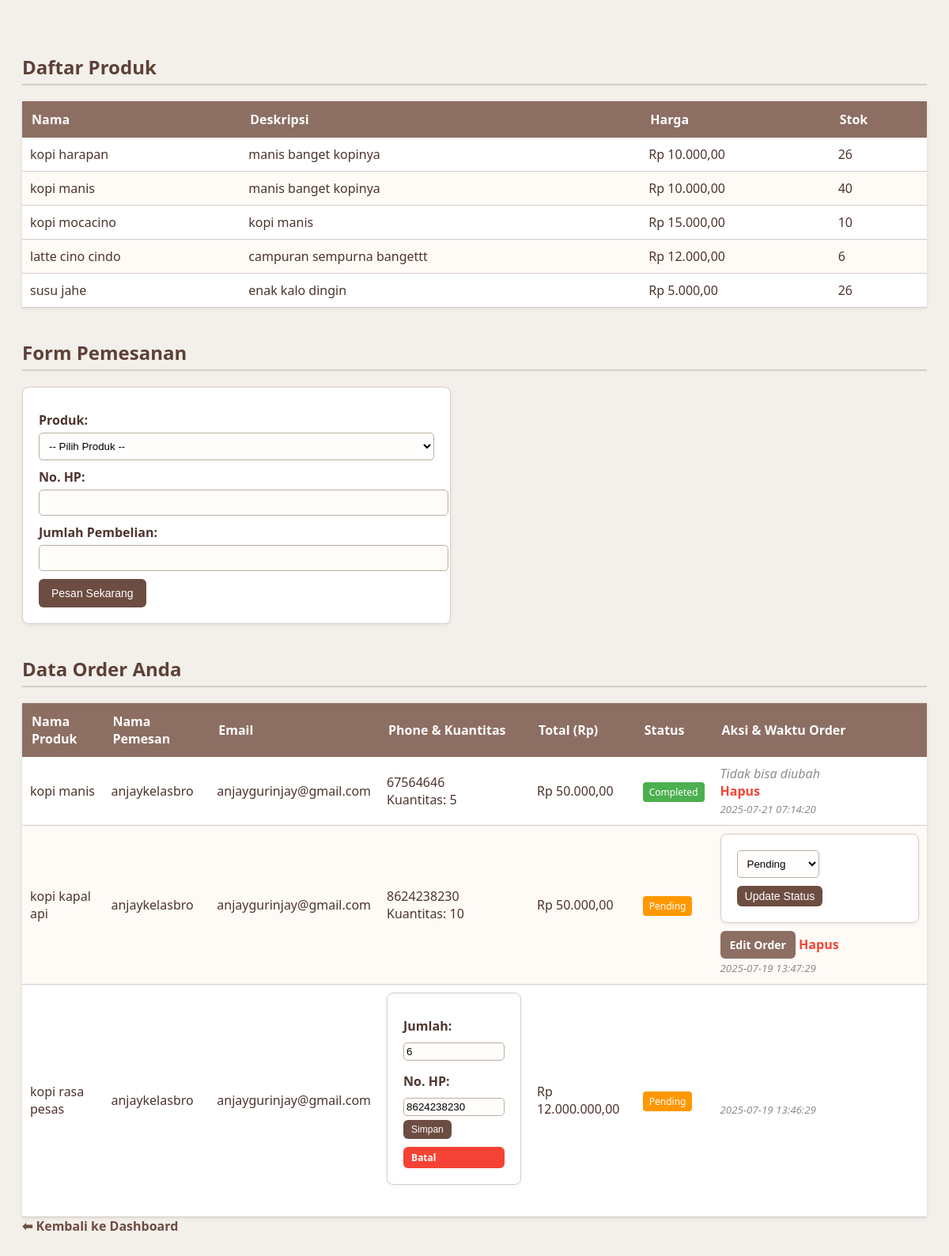
Page /studikasus/views/orders-view.php?edit_id=25 (signed in) on the committed database.
### tables this page shows
CREATE TABLE `products` (
  `id` int NOT NULL,
  `name` varchar(100) NOT NULL,
  `description` text,
  `price` decimal(10,2) NOT NULL,
  `stock` int NOT NULL DEFAULT '0',
  `category` enum('Arabica','Robusta','Liberica','Excelsa','Blend','Decaf','Specialty','Single Origin','House Blend','Mocha','Espresso','Americano','Latte','Cappuccino','Macchiato','Flat White','Affogato','Nitro Coffee','Cold Brew') DEFAULT NULL,
  `image` text,
  `created_at` timestamp NULL DEFAULT CURRENT_TIMESTAMP,
  `updated_at` timestamp NULL DEFAULT CURRENT_TIMESTAMP ON UPDATE CURRENT_TIMESTAMP
);

CREATE TABLE `orders` (
  `id` int NOT NULL,
  `customer_name` varchar(100) NOT NULL,
  `customer_email` varchar(100) DEFAULT NULL,
  `product_id` int NOT NULL,
  `product_name` varchar(255) NOT NULL,
  `customer_phone` varchar(20) DEFAULT NULL,
  `total_amount` decimal(10,2) NOT NULL,
  `quantity` int NOT NULL,
  `status` enum('pending','processing','completed','cancelled') NOT NULL DEFAULT 'pending',
  `created_at` timestamp NULL DEFAULT CURRENT_TIMESTAMP,
  `updated_at` timestamp NULL DEFAULT CURRENT_TIMESTAMP ON UPDATE CURRENT_TIMESTAMP
);

### studikasus/views/orders-view.php (the view, shortened to what this page needs)
<?php
include '../api/koneksi.php';
$username = $_SESSION['username'];
$products = [];
$result = $conn->query("SELECT id, name, description, price, stock FROM products ORDER BY name ASC");
if ($result) {
    while ($row = $result->fetch_assoc()) {
        $products[] = $row;
    }
} else {
    $feedback_message = "Error mengambil produk dari database: " . $conn->error;
    $feedback_type = 'error';
    error_log("Error fetching products: " . $conn->error);
}
$orders = [];
$stmt = $conn->prepare("SELECT id, customer_name, customer_email, customer_phone, total_amount, status, product_name, quantity, created_at FROM orders WHERE customer_name=? ORDER BY created_at DESC");
if ($stmt) {
    $stmt->bind_param("s", $username);
    if ($stmt->execute()) {
        $result = $stmt->get_result();
        if ($result) {
            while ($row = $result->fetch_assoc()) {
                $orders[] = $row;
            }
        } else {
            $feedback_message = "Error mengambil order dari database: " . $conn->error;
            $feedback_type = 'error';
            error_log("Error getting result set for orders: " . $conn->error);
        }
    } else {
        $feedback_message = "Error mengeksekusi statement untuk mengambil order: " . $stmt->error;
        $feedback_type = 'error';
        error_log("Error executing statement for orders: " . $stmt->error);
    }
} else {
    $feedback_message = "Error preparing statement untuk mengambil order: " . $conn->error;
    $feedback_type = 'error';
    error_log("Error preparing statement for orders: " . $conn->error);
}
?>
<!DOCTYPE html>
<html>
<head>
</head>
<body>
<h2>Daftar Produk</h2>
<table>
    <thead>
        <tr>
            <th>Nama</th>
            <th>Deskripsi</th>
            <th>Harga</th>
            <th>Stok</th>
        </tr>
    </thead>
    <tbody>
        <?php if (!empty($products)): ?>
            <?php foreach ($products as $p): ?>
                <tr>
                    <td><?= htmlspecialchars($p['name']) ?></td>
                    <td><?= htmlspecialchars($p['description']) ?></td>
                    <td>Rp <?= number_format($p['price'], 2, ',', '.') ?></td>
                    <td><?= htmlspecialchars($p['stock']) ?></td>
                </tr>
            <?php endforeach; ?>
        <?php else: ?>
            <tr><td colspan="4">Tidak ada produk ditemukan. Pastikan tabel 'products' memiliki data dan kolom 'name' berisi nama produk.</td></tr>
        <?php endif; ?>
    </tbody>
</table>
<h2>Form Pemesanan</h2>
<form method="POST">
    <label>Produk:</label>
    <select name="product_id" required>
        <option value="">-- Pilih Produk --</option>
    </select>
    <label>No. HP:</label>
    <input type="text" name="customer_phone" required>
    <label>Jumlah Pembelian:</label>
    <input type="number" name="quantity" min="1" required>
    <button type="submit" name="place_order">Pesan Sekarang</button>
</form>
<h2>Data Order Anda</h2>
<table>
    <thead>
        <tr>
            <th>Nama Produk</th>
            <th>Nama Pemesan</th>
            <th>Email</th>
            <th>Phone & Kuantitas</th> <th>Total (Rp)</th>
            <th>Status</th>
            <th>Aksi & Waktu Order</th> </tr>
    </thead>
    <tbody>
        <?php if (count($orders) > 0): ?>
            <?php foreach ($orders as $order): ?>
                <tr>
                    <td><?= htmlspecialchars($order['product_name']) ?></td>
                    <td><?= htmlspecialchars($order['customer_name']) ?></td>
                    <td><?= htmlspecialchars($order['customer_email']) ?></td>
                    <td>
                        <?php if (isset($_GET['edit_id']) && $_GET['edit_id'] == $order['id'] && ($order['status'] !== 'completed' && $order['status'] !== 'cancelled')): ?>
                            <form method="POST" class="edit-form-inline">
                                <label for="new_quantity_<?= $order['id'] ?>">Jumlah:</label>
                                <input type="number" id="new_quantity_<?= $order['id'] ?>" name="new_quantity" value="<?= (int)$order['quantity'] ?>" min="1" required>
                                <label for="new_customer_phone_<?= $order['id'] ?>">No. HP:</label>
                                <input type="text" id="new_customer_phone_<?= $order['id'] ?>" name="new_customer_phone" value="<?= htmlspecialchars($order['customer_phone']) ?>" required>
                                <button type="submit" name="edit_order">Simpan</button>
                                <a href="orders-view.php" style="font-size: 12px; margin-top: 5px; background-color: #f44336; color: white; padding: 5px 10px; border-radius: 6px; text-decoration: none; display: inline-block;">Batal</a>
                            </form>
                        <?php else: ?>
                            <?= htmlspecialchars($order['customer_phone']) ?><br>
                            Kuantitas: <?= (int)$order['quantity'] ?>
                        <?php endif; ?>
                    </td>
                    <td>Rp <?= number_format($order['total_amount'], 2, ',', '.') ?></td>
                    <td>
                        <span class="status-badge status-<?= htmlspecialchars($order['status']) ?>">
                            <?= htmlspecialchars(ucfirst($order['status'])) ?>
                        </span>
                    </td>
                    <td>
                        <?php if ($order['status'] === 'completed' || $order['status'] === 'cancelled'): ?>
                            <em>Tidak bisa diubah</em><br>
                            <a href="?delete=<?= $order['id'] ?>" onclick="return confirm('Yakin ingin menghapus order ini? Ini akan mengembalikan stok jika status bukan completed/cancelled.')" style="color: #f44336; margin-top: 5px;">Hapus</a>
                        <?php else: ?>
                            <?php if (isset($_GET['edit_id']) && $_GET['edit_id'] == $order['id']): ?>
                                <?php else: ?>
                                <form method="POST" style="display:inline-block; margin-bottom: 5px;">
                                    <select name="new_status" style="width: auto;">
                                        <option value="pending" <?= $order['status'] == 'pending' ? 'selected' : '' ?>>Pending</option>
                                    </select>
                                    <button type="submit" name="update_status" style="padding: 5px 10px;">Update Status</button>
                                </form>
                                <a href="?edit_id=<?= $order['id'] ?>" class="button" style="margin-top: 5px; padding: 8px 12px;">Edit Order</a>
                                <a href="?delete=<?= $order['id'] ?>" onclick="return confirm('Yakin ingin menghapus order ini? Ini akan mengembalikan stok jika status bukan completed/cancelled.')" style="color: #f44336; margin-top: 5px;">Hapus</a>
                            <?php endif; ?>
                        <?php endif; ?>
                        <br>
                        <small><em><?= htmlspecialchars($order['created_at']) ?></em></small>
                    </td>
                </tr>
            <?php endforeach; ?>
        <?php else: ?>
            <tr><td colspan="7">Belum ada order.</td></tr>
        <?php endif; ?>
    </tbody>
</table>
<a href="../index.php">⬅ Kembali ke Dashboard</a>
</body>
</html>

### studikasus/views/orders-view.php (style rules this page uses)
body { font-family: 'Segoe UI', sans-serif; background-color: #f3efea; color: #4e342e; padding: 20px; }
h2 { color: #5d4037; border-bottom: 2px solid #d7ccc8; padding-bottom: 5px; margin-top: 40px; }
a { color: #6d4c41; text-decoration: none; font-weight: bold; }
table { border-collapse: collapse; width: 100%; margin-top: 15px; background-color: #fff; box-shadow: 0 1px 4px rgba(0,0,0,0.1); }
th { background-color: #8d6e63; color: white; padding: 12px; text-align: left; }
td { padding: 10px; border-bottom: 1px solid #d7ccc8; }
tr:nth-child(even) { background-color: #fefaf6; }
form { background-color: #fff; border: 1px solid #d7ccc8; padding: 20px; border-radius: 8px; margin-bottom: 30px; max-width: 500px; box-shadow: 0 2px 5px rgba(0,0,0,0.05); }
label { display: block; margin-top: 10px; margin-bottom: 5px; font-weight: 600; }
input[type="text"], input[type="number"], select { width: 100%; padding: 8px; border: 1px solid #bcae9e; border-radius: 5px; background-color: #fffdfb; }
button { background-color: #6d4c41; color: white; padding: 10px 16px; border: none; border-radius: 6px; cursor: pointer; font-size: 14px; margin-top: 10px; margin-right: 5px; }
em { color: #8e8e8e; font-style: italic; }
.status-badge { padding: 4px 8px; border-radius: 4px; color: white; font-size: 12px; }
.status-pending { background-color: #ff9800; }
.status-completed { background-color: #4caf50; }
.edit-form-inline { display: flex; flex-direction: column; gap: 5px; }
.edit-form-inline input[type="number"], .edit-form-inline input[type="text"], .edit-form-inline select { width: 120px; padding: 3px; }
.edit-form-inline button { padding: 5px 10px; font-size: 12px; margin-top: 0; width: fit-content; }
a.button { display: inline-block; background-color: #8d6e63; color: white; padding: 10px 16px; border: none; border-radius: 6px; cursor: pointer; font-size: 14px; margin-top: 10px; text-decoration: none; text-align: center; }

### rows in the picture
products: name "kopi harapan", description "manis banget kopinya", price "10.000,00", stock "26"
products: name "kopi manis", description "manis banget kopinya", price "10.000,00", stock "40"
products: name "kopi mocacino", description "kopi manis", price "15.000,00", stock "10"
products: name "latte cino cindo", description "campuran sempurna bangettt", price "12.000,00", stock "6"
products: name "susu jahe", description "enak kalo dingin", price "5.000,00", stock "26"
orders: product_name "kopi manis", customer_name "anjaykelasbro", customer_email "anjaygurinjay@gmail.com", customer_phone "67564646", quantity "5", total_amount "50.000,00", status "Completed", created_at "2025-07-21 07:14:20"
orders: product_name "kopi kapal api", customer_name "anjaykelasbro", customer_email "anjaygurinjay@gmail.com", customer_phone "8624238230", quantity "10", total_amount "50.000,00", status "Pending", new_status "Pending", created_at "2025-07-19 13:47:29"
orders: product_name "kopi rasa pesas", customer_name "anjaykelasbro", customer_email "anjaygurinjay@gmail.com", new_quantity "6", new_customer_phone "8624238230", total_amount "12.000.000,00", status "Pending", created_at "2025-07-19 13:46:29"
